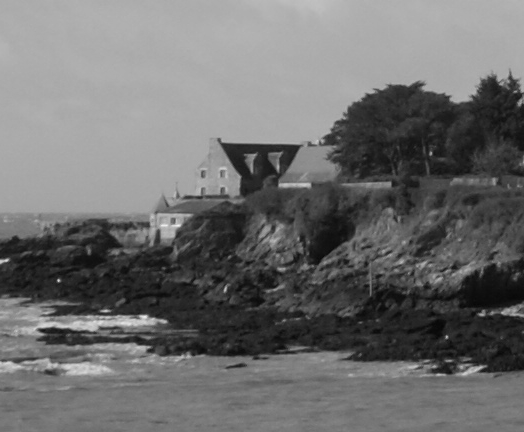
%> input picture descente gradient/paysagenb.bmp, 524 x 432 px
$ octave Colorization.m   (GNU Octave 9; MATLAB toolbox functions it lacks are replaced by stand-ins)
%> lines starting %> are read from the running program, lines starting %| are printed output that depends on the picture
### descente gradient/miseechelle.m
function [U]=miseechelle(U0,taille)
hauteur0=int32(size(U0,1));
largeur0=int32(size(U0,2));
profondeur0=int32(size(U0,4));
hauteur1=taille(1);
largeur1=taille(2);
profondeur1=profondeur0;
U1=uint8(zeros(hauteur1,largeur1,3,profondeur1));
coeff=[double(hauteur0)/double(hauteur1);double(largeur0)/double(largeur1)];
for im=1:profondeur1
    for lig=1:hauteur1
        lig0=min(max(1,int32(lig*coeff(1))),hauteur0);
        for col=1:largeur1
            col0=min(max(1,int32(col*coeff(2))),largeur0);
            U1(lig,col,:,im)=U0(lig0,col0,:,im);
        end
    end
end
U=U1;

### colorflot/colorvid.m
function [colvid]=colorvid(nbvid,marvid,nbvidStruct)
%%
%nbvid :  une matrice contenant toutes frames en noir et blanc
%         4D (hauteur, largeur, couleur (rgb), profondeur
%marvid : idem avec certains pixels marqués
voisinsTemporels = voisinstemporels(nbvidStruct);
nbvid=double(nbvid)./255;
marvid=double(marvid)./255;
%colvid : retour idem avec video colorisée
largeur=size(nbvid,2); %largeur d'une frame
hauteur=size(nbvid,1); %hauteur
profondeur=size(nbvid,4);%nombre de frames
%%
%frame par frame on transforme en ntsc
for i=1:profondeur
    nbvid(:,:,:,i)=rgb2ntsc(nbvid(:,:,:,i));
    marvid(:,:,:,i)=rgb2ntsc(marvid(:,:,:,i));
end
%%
%On veut poser l'équation AX=B avec A matrice des poids des voisins.
%Matrice carré de côté largeur*hauteur*profondeur. Elle définit tous
%les couples possibles de pixels. Attention sur ligne du pixel marqué toutes valeurs sont à 0 sauf diagonale.
%X vectuer couleurs de tous pixels de tous
%les frames qu'on cherche à optimiser. B vecteur résultat qu'on cherche à
%obtenir. toutes ses valeurs sont à 0 sauf celles des pixels marqués.
%allocation memoire matrice:
lignes=ones(largeur*hauteur*profondeur*11,1);%on stock ligne ou on va mettre val
colonnes=lignes; % on stock colonne on on met val
valeurs=lignes; % on stock val
%allocation memoire vecteur B:
ligneb=ones(largeur*hauteur*profondeur,1); % idem avec une seule colonne
valb=ones(largeur*hauteur*profondeur,2); %idem attentione vecteur b a 2 colonnes car il  a U et V qu'on va utiliser séparément
%initialisation compteur valeurs
lenvaleurs=0;
lenb=0;
%allocation mémoire ( pixel + voisins, + voisins frame precedentes +
%voisins frames suivante)
voisins=zeros(11,1);%espace pour stocker pour chaque ligne (pixel) intensités de tous ces voisins (Y dans la formule)
for im=1:profondeur
    for lig=1:hauteur
        for col=1:largeur
            lenvois=0; %initialiser compteur de voisins à 0
            if sum(marvid(lig,col,:,im)~=nbvid(lig,col,:,im))>0 %sum(comparaison yuv du pixel de frame marque avec yuv du pixel noir et blanc) = sum permet d'additioner valeurs du resultat (vecteur de 0 et 1), si au moins un 1 donc >0 alors utilisateur a marque pixel
                %%si pixel marque:
                lenb=lenb+1; % on va rajouter une valeur donc on incremente
                ligneb(lenb)=largeur*hauteur*(im-1)+largeur*(lig-1)+col; %correspond au pixel (im, lig, col)
                valb(lenb,:)=marvid(lig,col,2:3,im); %on met valeur marque dans vecteur B
                lenvaleurs=lenvaleurs+1; % on incremente car on va rajouter une val dans matrice A. incremente seulement de 1 car on est sur ligne du pixel marqué
                lignes(lenvaleurs)=largeur*hauteur*(im-1)+largeur*(lig-1)+col; %cf formule pour trouver a quel pixel correspond ligne du b ou X
                colonnes(lenvaleurs)=largeur*hauteur*(im-1)+largeur*(lig-1)+col;
                % pas eu besoin de modifier valeur, car de par construction
                % elle est deja a 1 et qu'on va plus modifier
            else
                %%b on s'occupe plus car a 0 si pas marque par contre A...
                for vlig=max(1,lig-1):min(hauteur,lig+1) %pour ligne avec prise enc ompte bord
                    for vcol=max(1,col-1):min(largeur,col+1)%pour colonne avec prise en compte bord
                        %%on étudie le pixel (im lig col) et chacun
                        %%de ses voisins (vim vlig vcol)
                        if vlig~=lig || vcol~=col % verifier qu'on est pas sur pixel lui meme et bien sur ses voisins
                           lenvois=lenvois+1;
                           lenvaleurs=lenvaleurs+1;
                           lignes(lenvaleurs)=largeur*hauteur*(im-1)+largeur*(lig-1)+col; %ligne de la valeur c'est coordoonnées du pixel etudie
                           colonnes(lenvaleurs)=largeur*hauteur*(im-1)+largeur*(vlig-1)+vcol; %colonne de la valeur c'est coodoonnées voisin étudié
                           voisins(lenvois)=nbvid(vlig,vcol,1,im); %dans vecteur voisin on met intensité du voisin
                        end
                    end
                end

                %%rajouter voisin d'après et voisin d'avant
                if im > 1
                    %voisin d'avant :
                    antY = voisinsTemporels(im).ante(lig,col,1);
                    antX = voisinsTemporels(im).ante(lig,col,2);
                    lenvois=lenvois+1;
                    lenvaleurs=lenvaleurs+1;
                    lignes(lenvaleurs)=largeur*hauteur*(im-1)+largeur*(lig-1)+col;
                    colonnes(lenvaleurs)=largeur*hauteur*(im-2)+largeur*(antX-1)+antY;
                    voisins(lenvois)=nbvid(antX,antY,1,im-1);
                end

                if im < profondeur
                    %voisin d'après :
                    postY = voisinsTemporels(im).poste(lig,col,1);
                    postX = voisinsTemporels(im).poste(lig,col,2);
                    lenvois=lenvois+1;
                    lenvaleurs=lenvaleurs+1;
                    lignes(lenvaleurs)=largeur*hauteur*(im-1)+largeur*(lig-1)+col;
                    colonnes(lenvaleurs)=largeur*hauteur*(im)+largeur*(postX-1)+postY;
                    voisins(lenvois)=nbvid(postX,postY,1,im+1);
                end

                %% il nous reste a considerer pixel lui meme
                lenvaleurs=lenvaleurs + 1;
                lignes(lenvaleurs)=largeur*hauteur*(im-1)+largeur*(lig-1)+col; %ligne correspond a notre pixel
                colonnes(lenvaleurs)=largeur*hauteur*(im-1)+largeur*(lig-1)+col; %colonne correspond a notre pixel
                voisins(lenvois+1)=nbvid(lig,col,1,im);% on rentre valeur du pixel dans à la fin de voisins
                %%%formule wrs
                moy=mean(voisins(1:lenvois+1)); %nécessaire pour calculer sigma
                sig=max(max(mean((voisins(1:lenvois+1)-moy).^2)*0.6,-min((voisins(1:lenvois)-voisins(lenvois+1)).^2)/log(0.01)),0.000002);
                voisins(1:lenvois)=exp(-(voisins(1:lenvois)-voisins(lenvois+1)).^2/sig);%on remplace voisins par wrs (grace a calcul matriciel matlab pas besoin boucle)
                voisins(1:lenvois)=voisins(1:lenvois)./sum(voisins(1:lenvois)); %on s'arrange pour que somme vaille 1
                valeurs(lenvaleurs-lenvois:lenvaleurs-1)=-voisins(1:lenvois); %on met dans vecteur valeur valeurs
            end
        end
    end
end
%%on tronque car on avait aloué plus de mem que nécessaire
lignes=lignes(1:lenvaleurs);
colonnes=colonnes(1:lenvaleurs);
valeurs=valeurs(1:lenvaleurs);
ligneb=ligneb(1:lenb);
valb=valb(1:lenb,:);
%%création matrice sparse
A=sparse(lignes,colonnes,valeurs,largeur*hauteur*profondeur,largeur*hauteur*profondeur);
%%
for t=1:2    %on se fait d'abord un sparse sur le U et ensuite sur le V
   b=sparse(ligneb, ones(lenb, 1), valb(:,t), largeur*hauteur*profondeur,1);
   X=A\b;
   x=full(X); %pour que le X resultant ne soit pas sparse
   %%On a valeurs de notre frame en vecteur, on remet dans une matrice 4D
   for im=1:profondeur
       for lig=1:hauteur
           for col=1:largeur
               nbvid(lig,col,t+1,im)=x(largeur*hauteur*(im-1)+largeur*(lig-1)+col);
           end
       end
   end
end
for im=1:profondeur
    nbvid(:,:,:,im)=ntsc2rgb(nbvid(:,:,:,im));
end
colvid=uint8(nbvid.*255);

### descente gradient/Colorization.m
% [5 lines of commented-out code are left out]

vnb=imread('paysagenb.bmp');
%> vnb is the input picture: size 432x524x3 uint8; min 7, max 242, mean 110.1
vma=imread('paysagema.bmp');
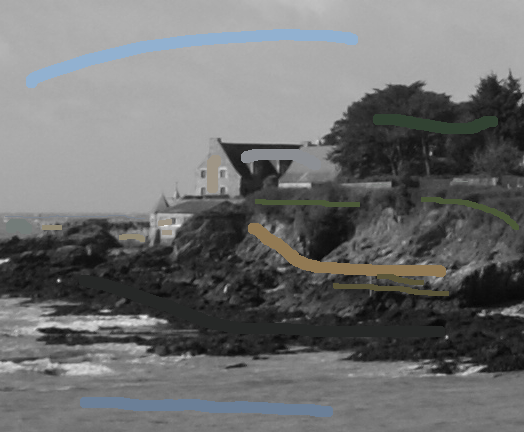
%> input picture descente gradient/paysagema.bmp, 524 x 432 px
%> vma is the input picture: size 432x524x3 uint8; mean R, G, B 110.6, 111.4, 111.4

rapport=0.5;
iterations=3;

vco=vma;
vintnb=vnb;
vintma=vma;
vintco=vco;

taille=[int32(rapport^iterations*size(vnb,1));int32(rapport^iterations*size(vnb,2))];
%> taille = [54; 66]
vintnb=miseechelle(vnb,taille);
%> after the loop in miseechelle, `for im=1:profondeur1`:
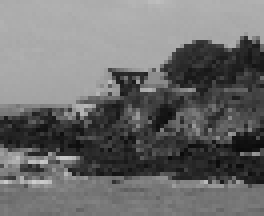
%> U1: size 54x66x3 uint8 (shown 4 times larger); min 11, max 205, mean 109.3
vintma=miseechelle(vma,taille);
%> call 2 of miseechelle, with taille = [54; 66]
%> after the loop in miseechelle (call 2), `for im=1:profondeur1`:
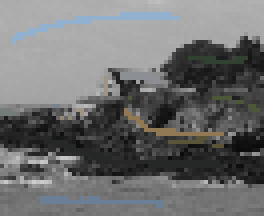
%> U1: size 54x66x3 uint8 (shown 4 times larger); mean R, G, B 109.8, 110.6, 110.8
%> the run ends on the next line
vintco=colorvid(vintnb,vintma);
